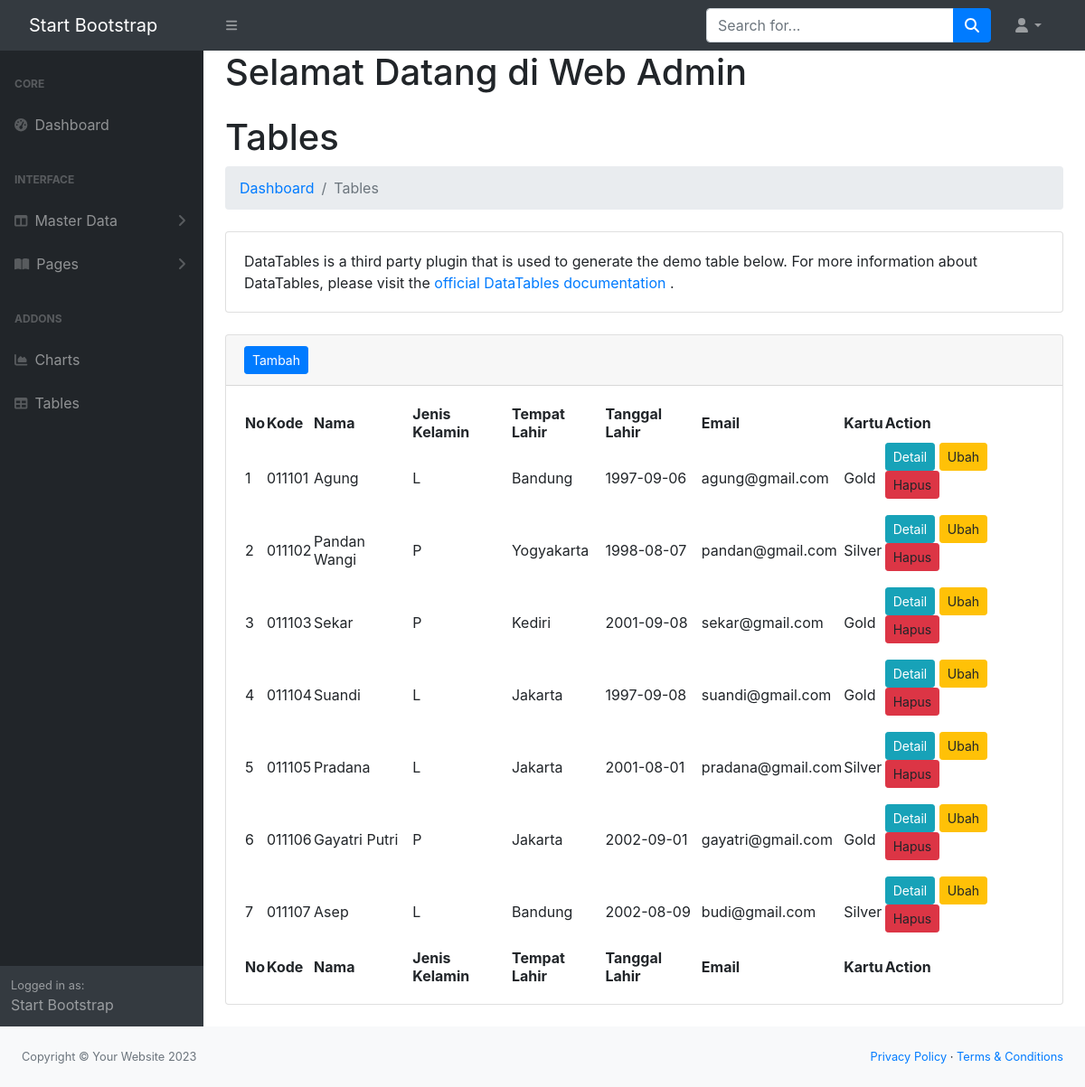
/admin/index.php?url=pelanggan, run on an earlier commit of the app's database.
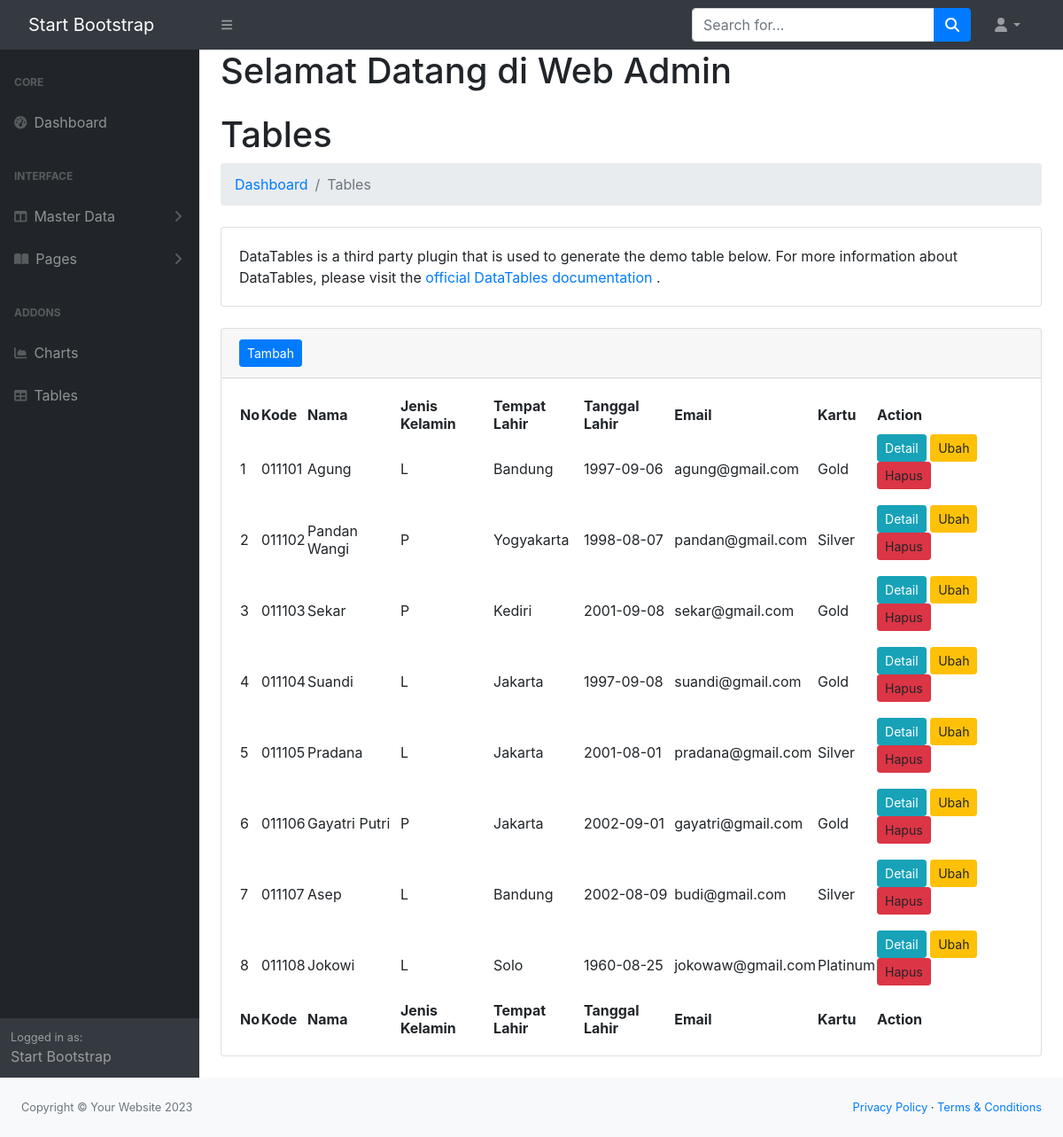
And on a later commit of the database.
### tables this page shows
CREATE TABLE `pelanggan` (
  `id` int(11) NOT NULL,
  `kode` varchar(10) DEFAULT NULL,
  `nama` varchar(50) DEFAULT NULL,
  `jk` char(1) DEFAULT NULL,
  `tmp_lahir` varchar(30) DEFAULT NULL,
  `tgl_lahir` date DEFAULT NULL,
  `email` varchar(30) DEFAULT NULL,
  `kartu_id` int(11) NOT NULL
);

CREATE TABLE `kartu` (
  `id` int(11) NOT NULL,
  `kode` varchar(10) DEFAULT NULL,
  `nama` varchar(30) NOT NULL,
  `diskon` double DEFAULT 0,
  `iuran` double DEFAULT 0
);

### admin/models/Pelanggan.php (called while the page is built, shortened)
<?php
class Pelanggan {
 private $koneksi;
 public function __construct(){
    global $dbh;
    $this->koneksi = $dbh;
}
 public function Pelanggan(){
    $sql = "SELECT pelanggan.*, kartu.nama as kartu FROM pelanggan INNER JOIN
    kartu ON kartu.id = pelanggan.kartu_id ";
    $ps = $this->koneksi->prepare($sql);
    $ps->execute();
    $rs = $ps->fetchAll();
    return $rs;
}
}
?>

### admin/pelanggan.php (the view, shortened to what this page needs)
<?php
$model = new Pelanggan();
$pelanggan = $model->Pelanggan();
?>
                        <h1 class="mt-4">Tables</h1>
                        <ol class="breadcrumb mb-4">
                            <li class="breadcrumb-item"><a href="index.html">Dashboard</a></li>
                            <li class="breadcrumb-item active">Tables</li>
                        </ol>
                        <div class="card mb-4">
                            <div class="card-body">
                                DataTables is a third party plugin that is used to generate the demo table below. For more information about DataTables, please visit the
                                <a target="_blank" href="https://datatables.net/">official DataTables documentation</a>
                                .
                            </div>
                        </div>
                        <div class="card mb-4">
                            <div class="card-header">
                                <a href="index.php?url=pelanggan_form" class="btn btn-primary btn-sm">Tambah</a>
                            </div>
                            <div class="card-body">
                                <table id="datatablesSimple">
                                    <thead>
                                        <tr>
                                            <th>No</th>
                                            <th>Kode</th>
                                            <th>Nama</th>
                                            <th>Jenis Kelamin</th>
                                            <th>Tempat Lahir</th>
                                            <th>Tanggal Lahir</th>
                                            <th>Email</th>
                                            <th>Kartu</th>
                                            <th>Action</th>
                                        </tr>
                                    </thead>
                                    <tfoot>
                                        <tr>
                                            <th>No</th>
                                            <th>Kode</th>
                                            <th>Nama</th>
                                            <th>Jenis Kelamin</th>
                                            <th>Tempat Lahir</th>
                                            <th>Tanggal Lahir</th>
                                            <th>Email</th>
                                            <th>Kartu</th>
                                            <th>Action</th>
                                        </tr>
                                    </tfoot>
                                    <tbody>
                                        <?php
                                        $no = 1;
                                        foreach($pelanggan as $row){
                                        ?>
                                        <tr>
                                            <td><?= $no ?></td>
                                            <td><?= $row['kode']?></td>
                                            <td><?= $row['nama']?></td>
                                            <td><?= $row['jk']?></td>
                                            <td><?= $row['tmp_lahir']?></td>
                                            <td><?= $row['tgl_lahir']?></td>
                                            <td><?= $row['email']?></td>
                                            <td><?= $row['kartu']?></td>
                                            <td>
                                                <form action="pelanggan_controller.php" method="POST">
                                                    <a class="btn btn-info btn-sm" href="index.php?url=pelanggan_detail&id=<?= $row ['id'] ?>">Detail</a>
                                                    <a class="btn btn-warning btn-sm">Ubah</a>
                                                    <a class="btn btn-danger btn-sm">Hapus</a>
                                                </form>
                                            </td>
                                        </tr>
                                      <?php
                                        $no++;
                                    }
                                        ?>
                                    </tbody>
                                </table>
                            </div>
</div>
</div>

What changed in the data, as far as the page shows it:
added pelanggan: kode "011108", nama "Jokowi", jk "L", tmp_lahir "Solo", tgl_lahir "1960-08-25", email "jokowaw@gmail.com", kartu.nama "Platinum"
